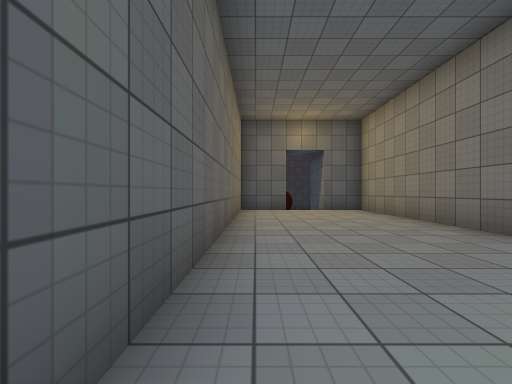
View 1 (above)

12 first-person views from a walk through a scene from a Unity 3-D project. The camera is 1.2 m above the floor, looks level and sees 90° across. The floor is counted in squares, 2 m on a side. Each view is taken from the middle of a square. On the plan, view 1 faces up. The plan holds only what a view shows up to about 9 squares ahead; the rest is blank. The player character is not drawn. Surface patterns are stand-ins for the level's own textures.

View 2
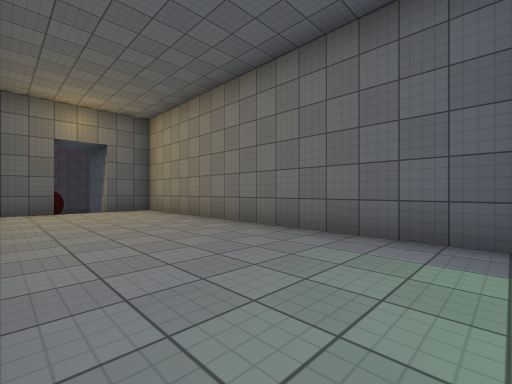

View 3
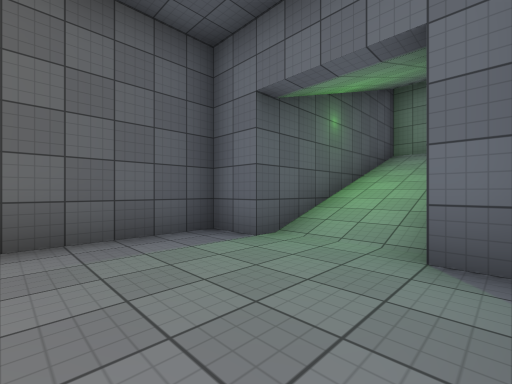

View 4
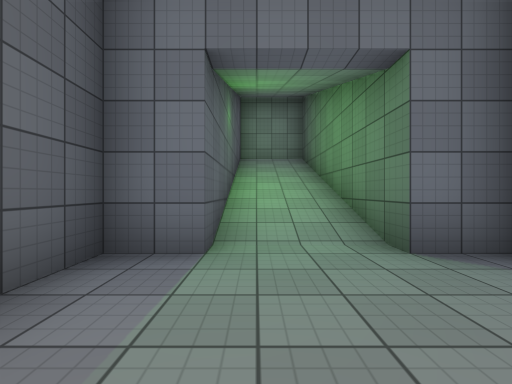

View 5
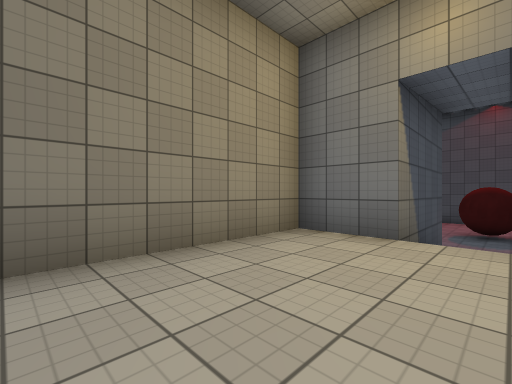

View 6
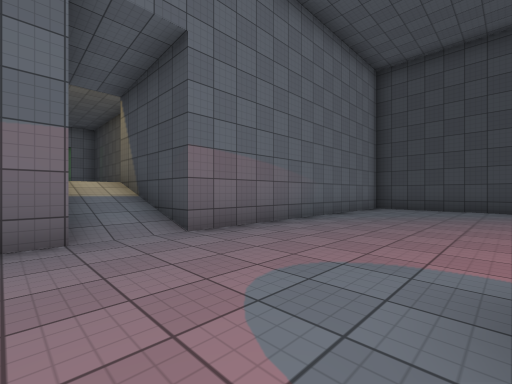

View 7
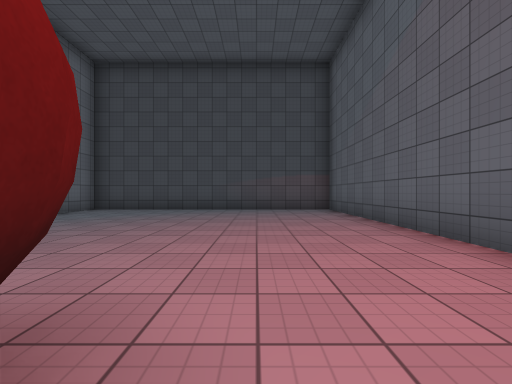

View 8
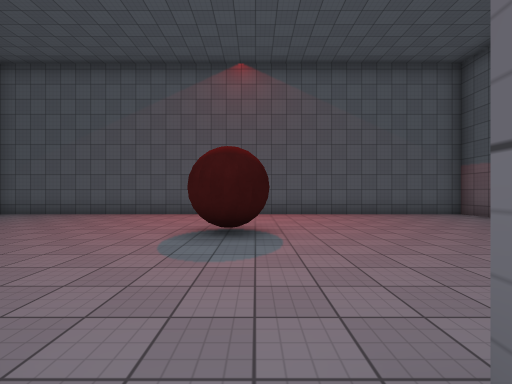

View 9
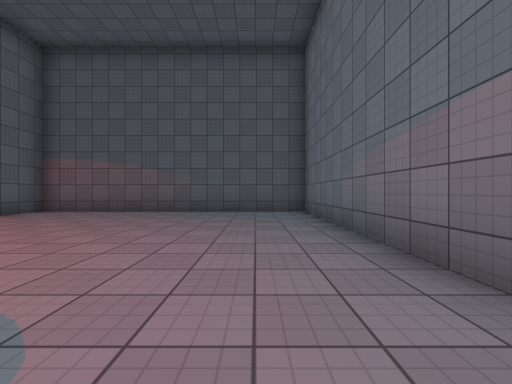

View 10
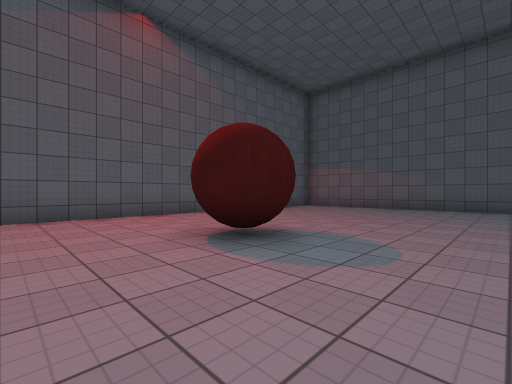

View 11
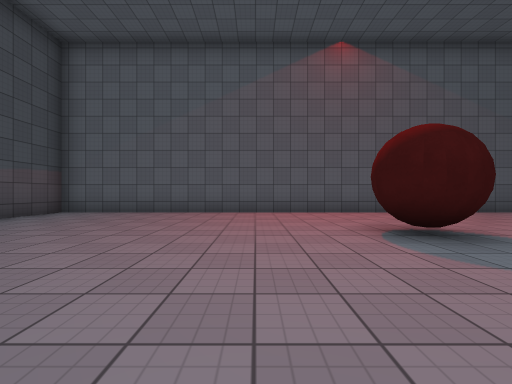

View 12
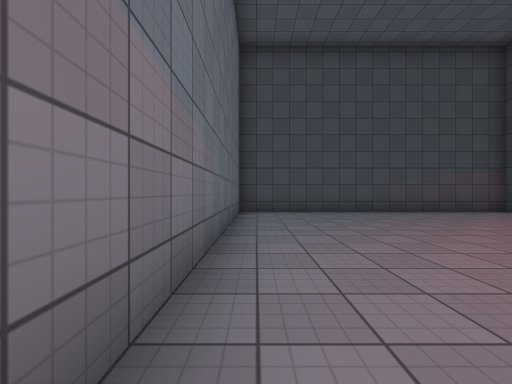

### Floor plan
Key: @ floor where view 1 was taken; # wall or solid block; . main floor; : floor 1.75 m higher than the main floor; / step, stairs or slope.
Columns run from 7 left of view 1 to 9 right of it. Each row starts with its distance up from view 1.
 20 #################
 19 #...............#
 18 #...............#
 17 #...............#
 16 #.......##......#
 15 #...............#
 14 #...............#
 13 #...............#
 12 #...............#
 11 #########/#######
 10         #/#
  9       ###/##
  8       #::::#
  7       #::::#
  6       #::::#
  5       #::::#
  4       #::::#
  3       #::::#
  2       #::::#
  1       #::::#
  0       #@:::#
 -1       ##//##
 -2        #//#
 -3        #//#
 -4        #//#
 -5        #//#
 -6        #//#
 -7        ####

Positions as (right, up) in squares from view 1, and headings:
1: (0, 0), facing up
2: (0, 0), facing up-right
3: (0, 2), facing down-right
4: (2, 2), facing down
5: (2, 5), facing up-left
6: (3, 15), facing down-left
7: (2, 17), facing left
8: (2, 11), facing up
9: (1, 13), facing right
10: (-1, 13), facing up-right
11: (-1, 12), facing up
12: (1, 12), facing left
